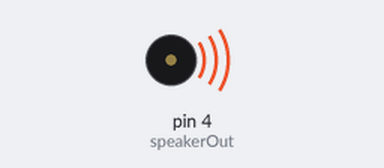
Bench run of a sketch on a simulated Arduino Uno, built with avr-gcc and run on an emulated ATmega328P. Shown: buzzer (waves = sounding). At 14.0 s the program stops and its outputs stay as they are.

Above: at 0.1 s.
At 14.1 s:
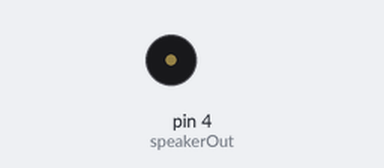
Timing chart, 0 to 15.5 s (numbered marks = the images above):
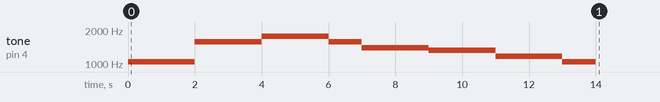

Measured:
- by itself, tone on pin 4 (speakerOut): plays 1046 Hz for 2.0 s, 1568 Hz for 2.0 s, 1760 Hz for 2.0 s, 1568 Hz for 1.0 s, 1397 Hz for 2.0 s, 1318 Hz for 2.0 s … (8 notes in this stretch)

The sketch:

20190408_4.ino
```cpp
#define doe 1046.6
#define re 1174.6
#define mi 1318.6
#define pa 1397.0
#define sol 1568.0
#define ra 1760.0
#define si 1975.6
#define doee 2093.2


int speakerOut = 4;

void setup() {
  pinMode(speakerOut, OUTPUT);
}

int fly[14] = {doe,doe,sol,sol,ra,ra,sol,pa,pa,mi,mi,re,re,doe};

void loop() {
  for(int i = 0;i<14;i++){
    tone(speakerOut, fly[i], 1000);
    delay(1000);
  }
  while(1);
}
```
